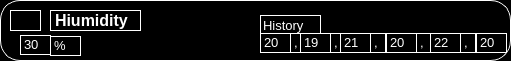
     <widget class="QWidget" name="widget_17" native="true">
      <property name="geometry">
       <rect>
        <x>10</x>
        <y>0</y>
        <width>511</width>
        <height>61</height>
       </rect>
      </property>
      <property name="styleSheet">
       <string notr="true">background-color:rgb(0, 0, 0);
border-color: rgb(243, 243, 243);
border-radius: 20px ;
border-width: 5rem;
border: 1px solid  rgb(255, 255, 255);</string>
      </property>
      <widget class="QLabel" name="label_9">
       <property name="geometry">
        <rect>
         <x>10</x>
         <y>10</y>
         <width>31</width>
         <height>21</height>
        </rect>
       </property>
       <property name="styleSheet">
        <string notr="true">image: url(:/newPrefix/icons8-humidity-30 (1).jpg);
border: 1rem solid black;</string>
       </property>
       <property name="text">
        <string/>
       </property>
      </widget>
      <widget class="QLabel" name="label_17">
       <property name="geometry">
        <rect>
         <x>50</x>
         <y>10</y>
         <width>91</width>
         <height>21</height>
        </rect>
       </property>
       <property name="styleSheet">
        <string notr="true">border: 1rem solid black;
font-family: 'Courier New';
font-style: normal;
font-weight: 700;
font-size: 16px;
line-height: 18px;
color: #F6F7FA;
</string>
       </property>
       <property name="text">
        <string>&lt;html&gt;&lt;head/&gt;&lt;body&gt;&lt;p&gt;&lt;span style=&quot; font-size:12pt; font-weight:600; color:#ffffff;&quot;&gt;Hiumidity&lt;/span&gt;&lt;/p&gt;&lt;/body&gt;&lt;/html&gt;</string>
       </property>
      </widget>
      <widget class="QLabel" name="label_50">
       <property name="geometry">
        <rect>
         <x>20</x>
         <y>35</y>
         <width>31</width>
         <height>20</height>
        </rect>
       </property>
       <property name="styleSheet">
        <string notr="true">border: 1rem solid black;</string>
       </property>
       <property name="text">
        <string>&lt;html&gt;&lt;head/&gt;&lt;body&gt;&lt;p&gt;&lt;span style=&quot; font-size:10pt; color:#ffffff;&quot;&gt;30 &lt;/span&gt;&lt;/p&gt;&lt;/body&gt;&lt;/html&gt;</string>
       </property>
      </widget>
      <widget class="QLabel" name="label_51">
       <property name="geometry">
        <rect>
         <x>50</x>
         <y>36</y>
         <width>31</width>
         <height>20</height>
        </rect>
       </property>
       <property name="styleSheet">
        <string notr="true">border: 1rem solid black;</string>
       </property>
       <property name="text">
        <string>&lt;html&gt;&lt;head/&gt;&lt;body&gt;&lt;p&gt;&lt;span style=&quot; font-size:10pt; color:#ffffff;&quot;&gt;%&lt;/span&gt;&lt;/p&gt;&lt;/body&gt;&lt;/html&gt;</string>
       </property>
      </widget>
      <widget class="QLabel" name="label_53">
       <property name="geometry">
        <rect>
         <x>260</x>
         <y>15</y>
         <width>61</width>
         <height>21</height>
        </rect>
       </property>
       <property name="styleSheet">
        <string notr="true">border: 1rem solid black;
font-family: 'Courier New';
font-style: normal;
font-weight: 400;
font-size: 10px;
line-height: 11px;
color: #F6F7FA;</string>
       </property>
       <property name="text">
        <string>&lt;html&gt;&lt;head/&gt;&lt;body&gt;&lt;p&gt;&lt;span style=&quot; font-size:10pt; color:#ffffff;&quot;&gt;History&lt;/span&gt;&lt;/p&gt;&lt;/body&gt;&lt;/html&gt;</string>
       </property>
      </widget>
      <widget class="QLabel" name="label_54">
       <property name="geometry">
        <rect>
         <x>260</x>
         <y>33</y>
         <width>31</width>
         <height>20</height>
        </rect>
       </property>
       <property name="styleSheet">
        <string notr="true">border: 1rem solid black;</string>
       </property>
       <property name="text">
        <string>&lt;html&gt;&lt;head/&gt;&lt;body&gt;&lt;p&gt;&lt;span style=&quot; font-size:10pt; color:#ffffff;&quot;&gt;20&lt;/span&gt;&lt;/p&gt;&lt;/body&gt;&lt;/html&gt;</string>
       </property>
      </widget>
      <widget class="QLabel" name="label_55">
       <property name="geometry">
        <rect>
         <x>290</x>
         <y>33</y>
         <width>16</width>
         <height>20</height>
        </rect>
       </property>
       <property name="styleSheet">
        <string notr="true">border: 1rem solid black;</string>
       </property>
       <property name="text">
        <string>&lt;html&gt;&lt;head/&gt;&lt;body&gt;&lt;p&gt;&lt;span style=&quot; font-size:10pt; color:#ffffff;&quot;&gt;,&lt;/span&gt;&lt;/p&gt;&lt;/body&gt;&lt;/html&gt;</string>
       </property>
      </widget>
      <widget class="QLabel" name="label_56">
       <property name="geometry">
        <rect>
         <x>300</x>
         <y>33</y>
         <width>31</width>
         <height>20</height>
        </rect>
       </property>
       <property name="styleSheet">
        <string notr="true">border: 1rem solid black;</string>
       </property>
       <property name="text">
        <string>&lt;html&gt;&lt;head/&gt;&lt;body&gt;&lt;p&gt;&lt;span style=&quot; font-size:10pt; color:#ffffff;&quot;&gt;19&lt;/span&gt;&lt;/p&gt;&lt;/body&gt;&lt;/html&gt;</string>
       </property>
      </widget>
      <widget class="QLabel" name="label_57">
       <property name="geometry">
        <rect>
         <x>330</x>
         <y>33</y>
         <width>16</width>
         <height>20</height>
        </rect>
       </property>
       <property name="styleSheet">
        <string notr="true">border: 1rem solid black;</string>
       </property>
       <property name="text">
        <string>&lt;html&gt;&lt;head/&gt;&lt;body&gt;&lt;p&gt;&lt;span style=&quot; font-size:10pt; color:#ffffff;&quot;&gt;,&lt;/span&gt;&lt;/p&gt;&lt;/body&gt;&lt;/html&gt;</string>
       </property>
      </widget>
      <widget class="QLabel" name="label_58">
       <property name="geometry">
        <rect>
         <x>340</x>
         <y>33</y>
         <width>31</width>
         <height>20</height>
        </rect>
       </property>
       <property name="styleSheet">
        <string notr="true">border: 1rem solid black;</string>
       </property>
       <property name="text">
        <string>&lt;html&gt;&lt;head/&gt;&lt;body&gt;&lt;p&gt;&lt;span style=&quot; font-size:10pt; color:#ffffff;&quot;&gt;21&lt;/span&gt;&lt;/p&gt;&lt;/body&gt;&lt;/html&gt;</string>
       </property>
      </widget>
      <widget class="QLabel" name="label_59">
       <property name="geometry">
        <rect>
         <x>370</x>
         <y>33</y>
         <width>16</width>
         <height>20</height>
        </rect>
       </property>
       <property name="styleSheet">
        <string notr="true">border: 1rem solid black;</string>
       </property>
       <property name="text">
        <string>&lt;html&gt;&lt;head/&gt;&lt;body&gt;&lt;p&gt;&lt;span style=&quot; font-size:10pt; color:#ffffff;&quot;&gt;,&lt;/span&gt;&lt;/p&gt;&lt;/body&gt;&lt;/html&gt;</string>
       </property>
      </widget>
      <widget class="QLabel" name="label_60">
       <property name="geometry">
        <rect>
         <x>386</x>
         <y>33</y>
         <width>31</width>
         <height>20</height>
        </rect>
       </property>
       <property name="styleSheet">
        <string notr="true">border: 1rem solid black;</string>
       </property>
       <property name="text">
        <string>&lt;html&gt;&lt;head/&gt;&lt;body&gt;&lt;p&gt;&lt;span style=&quot; font-size:10pt; color:#ffffff;&quot;&gt;20&lt;/span&gt;&lt;/p&gt;&lt;/body&gt;&lt;/html&gt;</string>
       </property>
      </widget>
      <widget class="QLabel" name="label_61">
       <property name="geometry">
        <rect>
         <x>416</x>
         <y>33</y>
         <width>16</width>
         <height>20</height>
        </rect>
       </property>
       <property name="styleSheet">
        <string notr="true">border: 1rem solid black;</string>
       </property>
       <property name="text">
        <string>&lt;html&gt;&lt;head/&gt;&lt;body&gt;&lt;p&gt;&lt;span style=&quot; font-size:10pt; color:#ffffff;&quot;&gt;,&lt;/span&gt;&lt;/p&gt;&lt;/body&gt;&lt;/html&gt;</string>
       </property>
      </widget>
      <widget class="QLabel" name="label_62">
       <property name="geometry">
        <rect>
         <x>430</x>
         <y>33</y>
         <width>31</width>
         <height>20</height>
        </rect>
       </property>
       <property name="styleSheet">
        <string notr="true">border: 1rem solid black;</string>
       </property>
       <property name="text">
        <string>&lt;html&gt;&lt;head/&gt;&lt;body&gt;&lt;p&gt;&lt;span style=&quot; font-size:10pt; color:#ffffff;&quot;&gt;22&lt;/span&gt;&lt;/p&gt;&lt;/body&gt;&lt;/html&gt;</string>
       </property>
      </widget>
      <widget class="QLabel" name="label_63">
       <property name="geometry">
        <rect>
         <x>460</x>
         <y>33</y>
         <width>16</width>
         <height>20</height>
        </rect>
       </property>
       <property name="styleSheet">
        <string notr="true">border: 1rem solid black;</string>
       </property>
       <property name="text">
        <string>&lt;html&gt;&lt;head/&gt;&lt;body&gt;&lt;p&gt;&lt;span style=&quot; font-size:10pt; color:#ffffff;&quot;&gt;,&lt;/span&gt;&lt;/p&gt;&lt;/body&gt;&lt;/html&gt;</string>
       </property>
      </widget>
      <widget class="QLabel" name="label_64">
       <property name="geometry">
        <rect>
         <x>476</x>
         <y>33</y>
         <width>31</width>
         <height>20</height>
        </rect>
       </property>
       <property name="styleSheet">
        <string notr="true">border: 1rem solid black;</string>
       </property>
       <property name="text">
        <string>&lt;html&gt;&lt;head/&gt;&lt;body&gt;&lt;p&gt;&lt;span style=&quot; font-size:10pt; color:#ffffff;&quot;&gt;20&lt;/span&gt;&lt;/p&gt;&lt;/body&gt;&lt;/html&gt;</string>
       </property>
      </widget>
     </widget>
